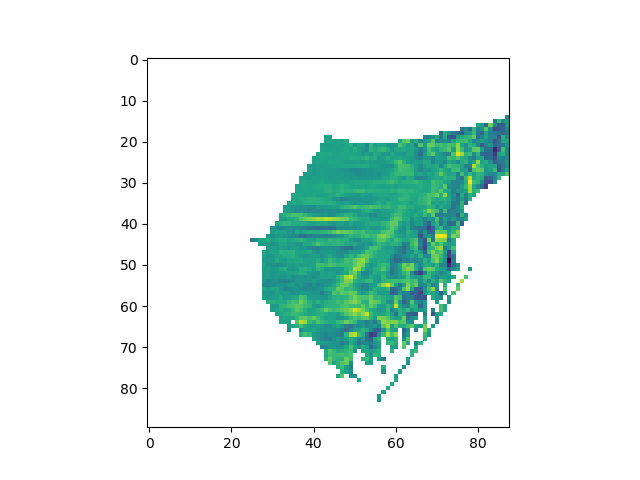
#> input picture inversion.png, 640 x 480 px; its folder holds only this picture in this run
$ python -i cv2_module.py   (imports and definitions only)
#> lines starting #> are read from the running program, lines starting #| are printed output that depends on the picture
### functions/utility_functions.py
import importlib
import numpy as np
import matplotlib.pyplot as plt
import pdb
import os
import imageio

# [63 lines left out: functions plot_wall, plot_masked_image, plot_image, not called in this run]


import tkinter as tk
from tkinter import filedialog

def get_file(title = "Select file", path_root = None, full_path = 0):
#> called with title = 'Select file', full_path = 1
    root = tk.Tk()
    root.withdraw()
    file_path =  filedialog.askopenfilename(title=title, initialdir=path_root, filetypes=[("All files", "*.*"), ("Images", "*.png"), ("CSV files", "*.csv"), ("python files", "*.npy, *.npz")])
#> the answer given: ../inversion.png
    if not full_path:
        file_path = os.path.relpath(file_path, path_root)


    return file_path

# [107 lines left out: functions compute_sparsity, plot_comparaison_image, xyztorphiz, smooth_line_image, convert_npz_to_mat, convert_npz_file_to_mat, not called in this run]
import matplotlib.pyplot as plt

# [379 lines left out: functions compare_images, average_along_first_row, add_variable_to_npz, apply_to_files, find_RZextrema_between_2_points, save_array_as_gif and 9 more, not called in this run]


def gaussian_blur_video(video, sigma=1):
    from scipy.ndimage import gaussian_filter
    return np.array([gaussian_filter(frame, sigma=sigma) for frame in video])


# [46 lines left out: functions create_quick_synth_image_noise_nr_nz, plot_comparison_synth_inversion_noise_nr_nz, not called in this run]

### functions/cv2_module.py
import cv2
import numpy as np
import pdb
import os
import tkinter as tk
from tkinter import filedialog
from scipy.sparse import load_npz


# Global variables for mouse callback
rect_start = None
rect_end = None
drawing = False

# [67 lines left out: functions select_roi, get_mask_from_selection, not called in this run]


import cv2
import numpy as np

# Global variables
drawing = False
points = []

# [88 lines left out: functions draw_freeform, get_freeform_mask, get_and_save_mask, not called in this run]


def smooth_line_image(image = None, window_size = 3):
    # Load the image
    import utility_functions
    import matplotlib.pyplot as plt
    image_path = utility_functions.get_file(full_path=1)
    image = cv2.imread(image_path)
#> image is the input picture: shape (480, 640, 3); mean B, G, R 236.7, 241, 226

    # Convert the image to grayscale
    gray = cv2.cvtColor(image, cv2.COLOR_BGR2GRAY)
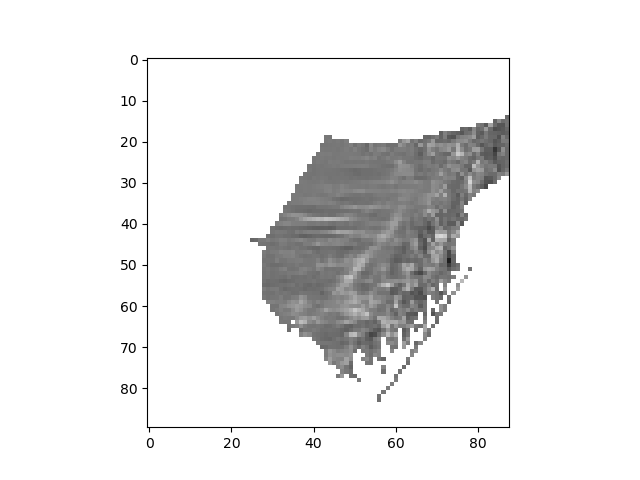
#> gray: shape (480, 640); min 0, max 255, mean 236

    # Apply a horizontal median filter to remove horizontal lines
    horizontal_kernel = cv2.getStructuringElement(cv2.MORPH_RECT, (image.shape[1], 20))
    horizontal_filtered = cv2.morphologyEx(gray, cv2.MORPH_CLOSE, horizontal_kernel)
#> horizontal_filtered: shape (480, 640); every value is 255

    # Apply a Gaussian blur to further smooth the image
    smoothed_image = cv2.GaussianBlur(horizontal_filtered, (1, 5), 0)

    # Convert the smoothed image back to color
    # smoothed_color_image = cv2.cvtColor(smoothed_image, cv2.COLOR_GRAY2BGR)
    smoothed_color_image = cv2.cvtColor(smoothed_image, cv2.COLOR_GRAY2BGR)
#> smoothed_color_image: shape (480, 640, 3); every value is 255

    # Display the original and smoothed images
    plt.figure(figsize=(12, 6))
    plt.subplot(1, 2, 1)
    plt.title('Original Image')
    plt.imshow(cv2.cvtColor(image, cv2.COLOR_BGR2RGB))
    plt.axis('off')

    plt.subplot(1, 2, 2)
    plt.title('Smoothed Image')
    plt.imshow(cv2.cvtColor(smoothed_color_image, cv2.COLOR_BGR2RGB))
    plt.axis('off')

    plt.show()
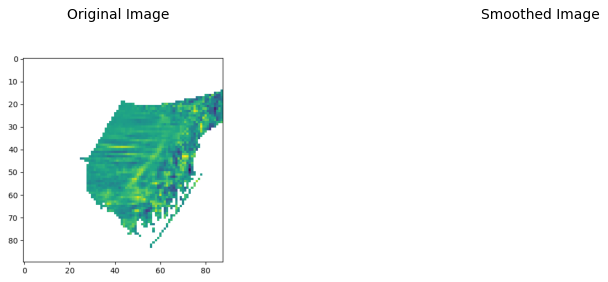
#> figure drawn by matplotlib, 2 panels

    # Save the smoothed image
    # cv2.imwrite('smoothed_image.jpg', smoothed_color_image)
    return smoothed_color_image, image

>>> result = smooth_line_image()

$ run again, on test.png
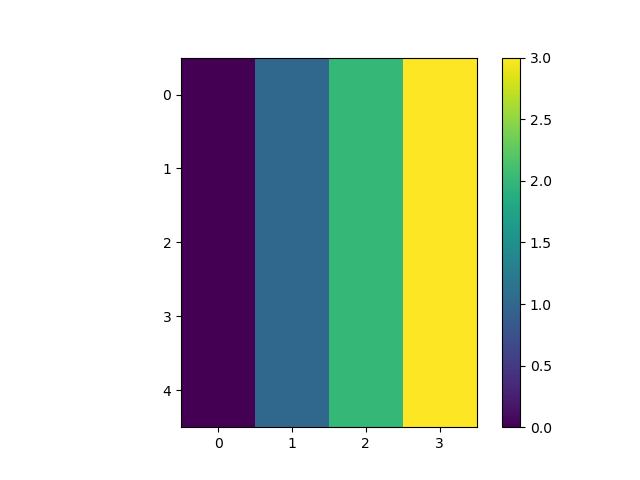
#> input picture test.png, 640 x 480 px
#> in smooth_line_image, image is the input picture: shape (480, 640, 3); mean B, G, R 193.2, 205.9, 196.2
#> in smooth_line_image, `gray = cv2.cvtColor(image, cv2.COLOR_BGR2GRAY)`:
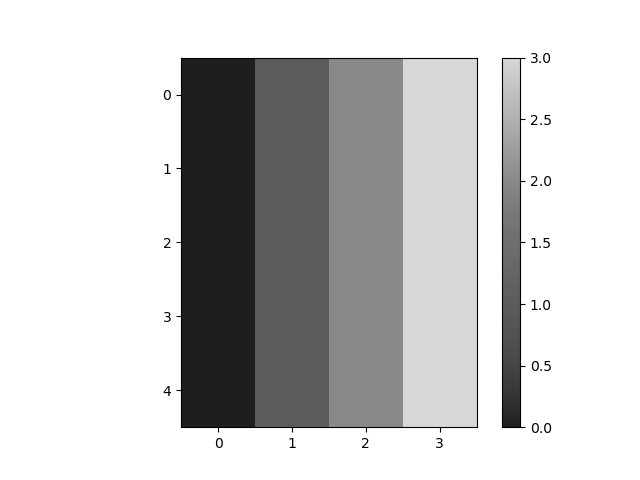
#> gray: shape (480, 640); min 0, max 255, mean 201.5
#> horizontal_filtered: shape (480, 640); every value is 255
#> smoothed_color_image: shape (480, 640, 3); every value is 255
#> in smooth_line_image, `plt.show()`:
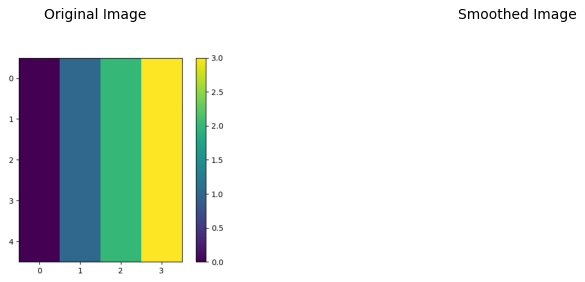
#> figure drawn by matplotlib, 2 panels

$ run again, on voxel_map.png
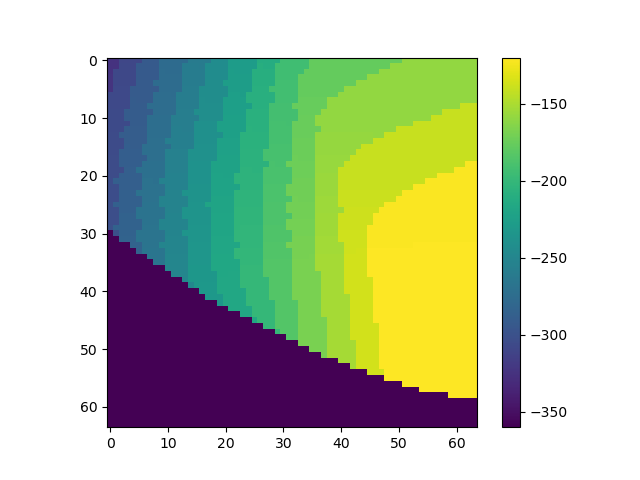
#> input picture voxel_map.png, 640 x 480 px
#> in smooth_line_image, image is the input picture: shape (480, 640, 3); mean B, G, R 173.3, 199.2, 186.6
#> in smooth_line_image, `gray = cv2.cvtColor(image, cv2.COLOR_BGR2GRAY)`:
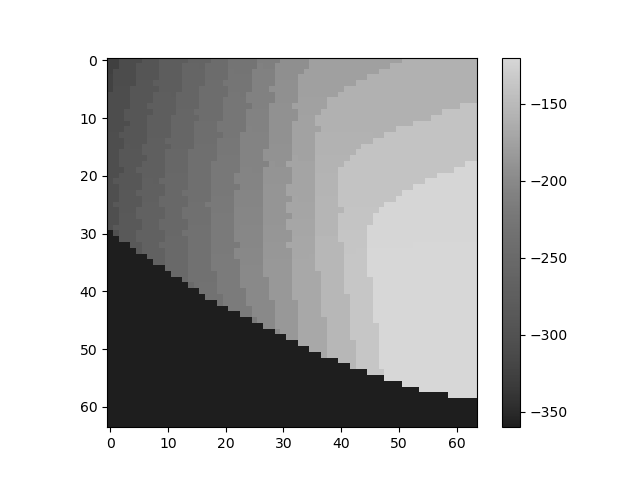
#> gray: shape (480, 640); min 0, max 255, mean 192.4
#> horizontal_filtered: shape (480, 640); every value is 255
#> smoothed_color_image: shape (480, 640, 3); every value is 255
#> in smooth_line_image, `plt.show()`:
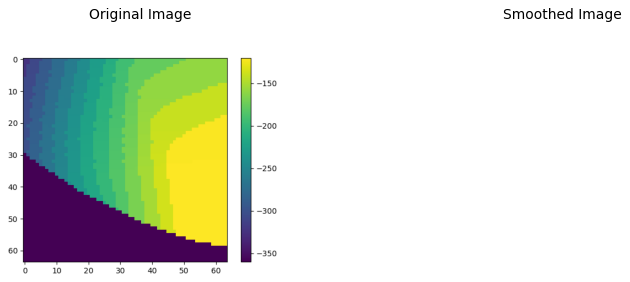
#> figure drawn by matplotlib, 2 panels

$ run again, on native.png
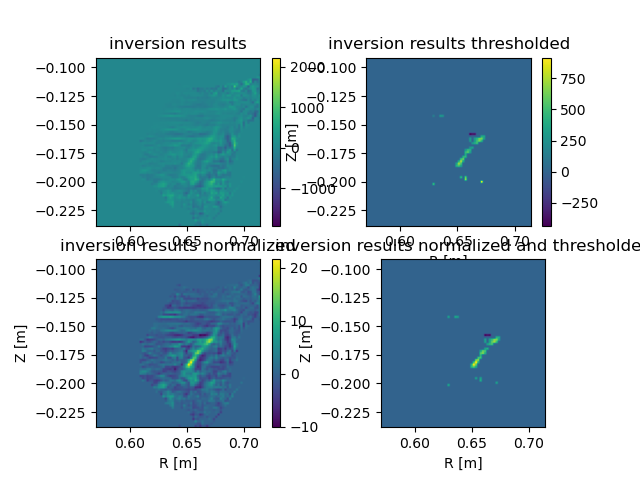
#> input picture native.png, 640 x 480 px
#> in smooth_line_image, image is the input picture: shape (480, 640, 3); mean B, G, R 202.2, 191.1, 168.3
#> in smooth_line_image, `gray = cv2.cvtColor(image, cv2.COLOR_BGR2GRAY)`:
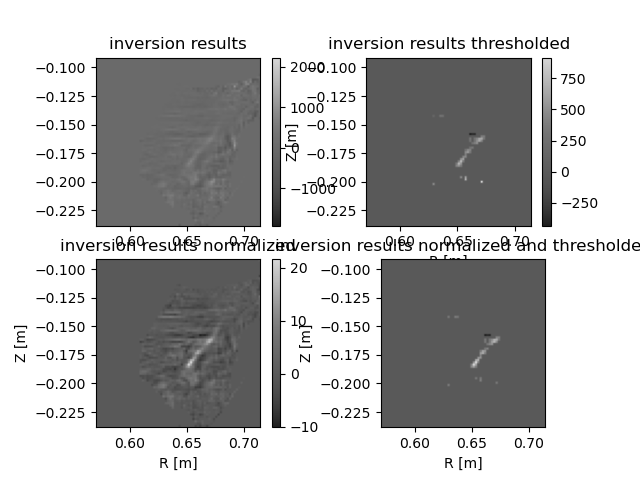
#> gray: shape (480, 640); min 0, max 255, mean 185.5
#> horizontal_filtered: shape (480, 640); every value is 255
#> smoothed_color_image: shape (480, 640, 3); every value is 255
#> in smooth_line_image, `plt.show()`:
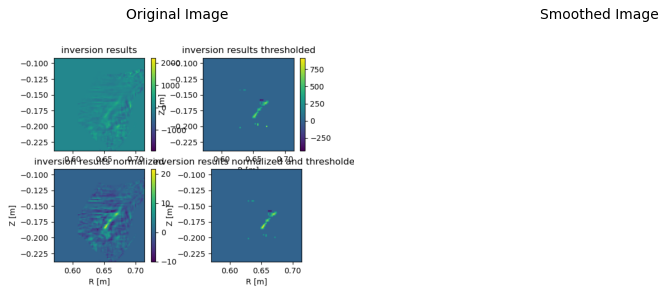
#> figure drawn by matplotlib, 2 panels
